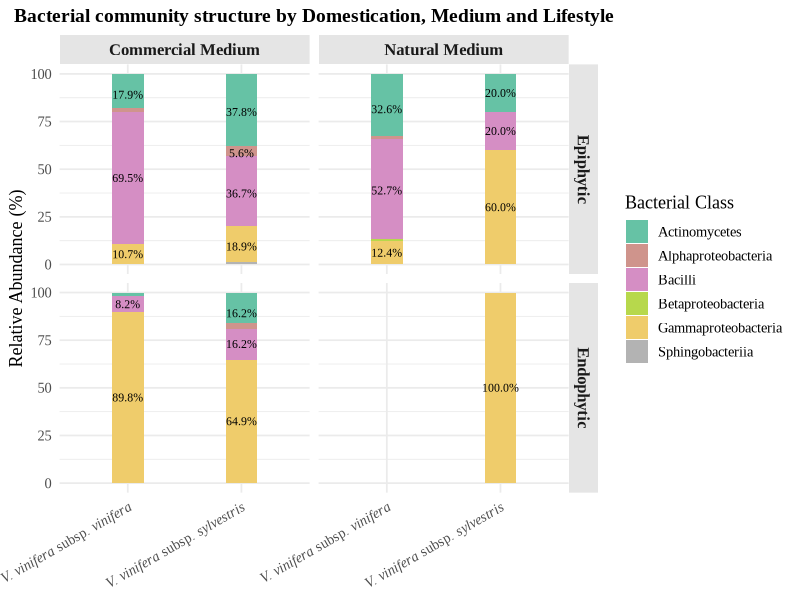
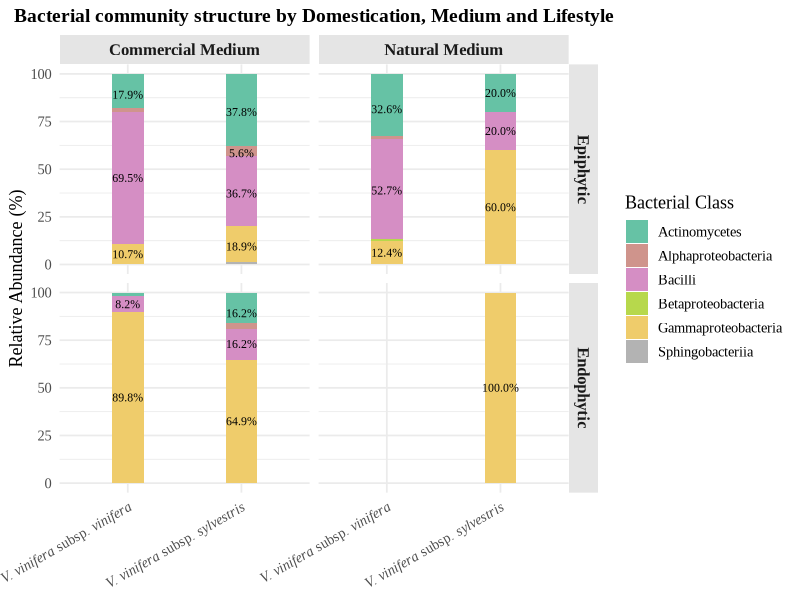

Source code (R) for these figures, in order:
# ---- Packages ----
library(tidyverse)
library(RColorBrewer)
library(patchwork)
library(Cairo)
library(ggtext)   # para element_markdown en el eje X

# ---- Read & clean ----
df <- read.csv("data/Figure_9.csv", sep = ";", check.names = FALSE)
names(df) <- trimws(names(df))

# Abundance como numérico (coma -> punto)
df$Abundance <- as.numeric(gsub(",", ".", df$Abundance))

# Normaliza nombres esperados por si vienen con variantes
# Esperado: Treatment, Ecosystem, Class, Abundance
needed <- c("Treatment","Ecosystem","Class","Abundance")
missing <- setdiff(needed, names(df))
if (length(missing)) stop(paste("Faltan columnas:", paste(missing, collapse=", ")))

# ---- Mapear factores y etiquetas ----
df <- df %>%
  mutate(
    System = case_when(
      str_detect(Treatment, regex("Domesticated", ignore_case = TRUE)) ~ "V. vinifera subsp. vinifera",
      str_detect(Treatment, regex("Wild", ignore_case = TRUE))         ~ "V. vinifera subsp. sylvestris",
      TRUE ~ NA_character_
    ),
    Medium = case_when(
      str_detect(Treatment, regex("Commercial", ignore_case = TRUE)) ~ "Commercial Medium",
      str_detect(Treatment, regex("Natural", ignore_case = TRUE))    ~ "Natural Medium",
      TRUE ~ NA_character_
    ),
    Ecosystem = recode(Ecosystem, "Epi"="Epiphytic", "End"="Endophytic", .default = Ecosystem)
  )

# Orden de factores
df$System   <- factor(df$System, levels = c("V. vinifera subsp. vinifera", "V. vinifera subsp. sylvestris"))
df$Medium   <- factor(df$Medium, levels = c("Commercial Medium","Natural Medium"))
df$Ecosystem<- factor(df$Ecosystem, levels = c("Epiphytic","Endophytic"))

# ---- Relative abundance por panel ----
df_sum <- df %>%
  filter(!is.na(System), !is.na(Medium), !is.na(Ecosystem), !is.na(Class)) %>%
  group_by(System, Medium, Ecosystem, Class) %>%
  summarise(Abundance = sum(Abundance, na.rm = TRUE), .groups = "drop") %>%
  group_by(System, Medium, Ecosystem) %>%
  mutate(Relative_Abundance = 100 * Abundance / sum(Abundance, na.rm = TRUE)) %>%
  ungroup()

# Si todo 0 en algún panel, evita NaN
df_sum$Relative_Abundance[!is.finite(df_sum$Relative_Abundance)] <- 0

# ---- Paleta ----
ordered_classes <- sort(unique(df_sum$Class))
df_sum$Class <- factor(df_sum$Class, levels = ordered_classes)
palette_colors <- colorRampPalette(brewer.pal(8, "Set2"))(length(ordered_classes))
palette <- setNames(palette_colors, ordered_classes)

# Etiquetas *Vitis* en cursiva
system_labels <- c(
  "V. vinifera subsp. vinifera"   = "*V. vinifera* subsp. *vinifera*",
  "V. vinifera subsp. sylvestris" = "*V. vinifera* subsp. *sylvestris*"
)

# Umbral para poner % dentro de las barras (evita ruido)
label_threshold <- 5 # %
df_lab <- df_sum %>% mutate(label = ifelse(Relative_Abundance >= label_threshold,
                                           sprintf("%.1f%%", Relative_Abundance), ""))

# ---- Plot ----
final_plot <- ggplot(df_sum, aes(x = System, y = Relative_Abundance, fill = Class)) +
  geom_bar(stat = "identity", position = "stack", width = 0.28, color = NA) +
  geom_text(
    data = df_lab %>% filter(label != ""),
    aes(label = label),
    position = position_stack(vjust = 0.5),
    size = 3,
    family = "Times New Roman"
  ) +
  facet_grid(Ecosystem ~ Medium) +
  scale_fill_manual(values = palette, drop = FALSE) +
  scale_x_discrete(labels = system_labels) +
  theme_minimal(base_family = "Times New Roman", base_size = 13) +
  theme(
    strip.text = element_text(face = "bold", size = 12),
    strip.background = element_rect(fill = "grey90", color = NA),
    axis.text.x = element_markdown(angle = 30, hjust = 1),
    legend.position = "right",
    plot.title = element_text(hjust = 0.5, face = "bold", size = 14)
  ) +
  labs(
    title = "Bacterial community structure by Domestication, Medium and Lifestyle",
    x = NULL,
    y = "Relative Abundance (%)",
    fill = "Bacterial Class"
  )

# ---- Export ----
CairoPDF("output/Figure_9.pdf", width = 14, height = 8, family = "Times New Roman")
print(final_plot); dev.off()

ggsave("output/Figure_9.tiff", plot = final_plot,
       dpi = 600, width = 12, height = 7, units = "in",
       compression = "lzw", bg = "white")
